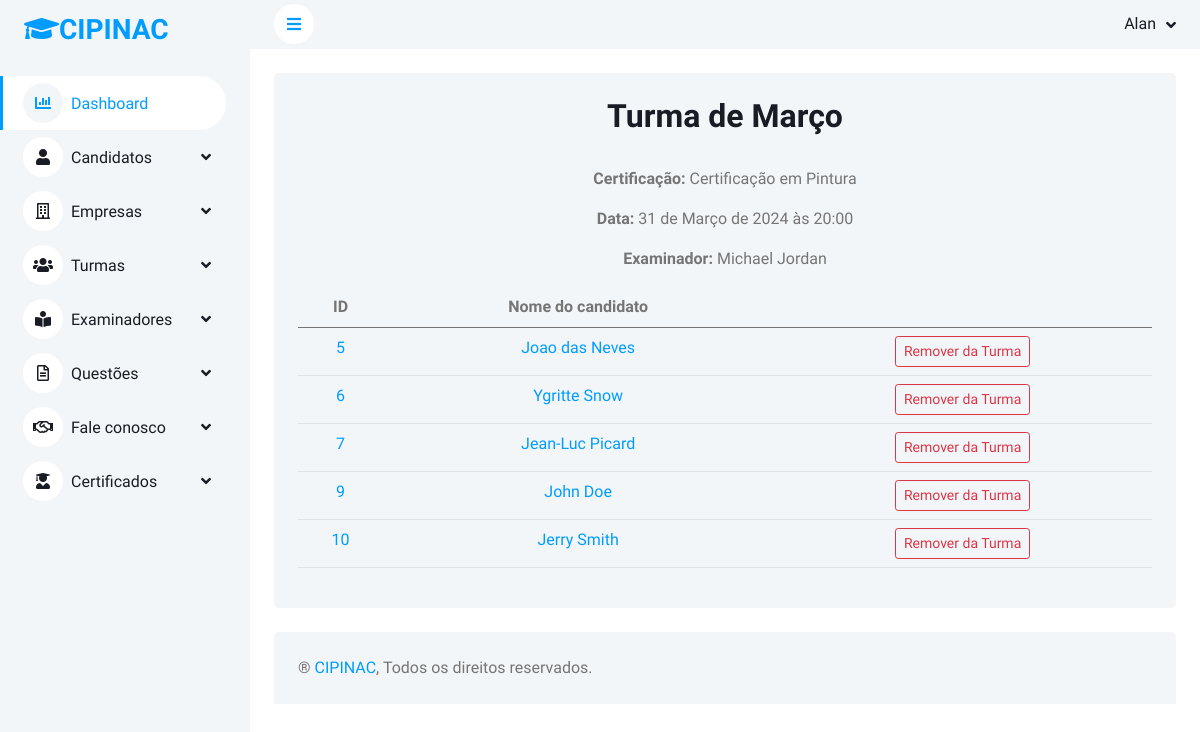
Page /turma/visualizar/4/ (signed in) on the committed database.
### alunos/models.py (models this page shows, shortened)
class Exame(models.Model):
    HORA =  (
        ('08:00', '08:00'),
        ('09:00', '09:00'),
        ('10:00', '10:00'),
        ('11:00', '11:00'),
        ('12:00', '12:00'),
        ('13:00', '13:00'),
        ('14:00', '14:00'),
        ('15:00', '15:00'),
        ('16:00', '16:00'),
        ('17:00', '17:00'),
        ('18:00', '18:00'),
        ('19:00', '19:00'),
        ('20:00', '20:00'),
    )
    nome_da_turma = models.CharField(max_length=50)
    titulo_do_certificado = models.CharField(max_length=100)
    empresa = models.ForeignKey(Empresa, null=True, blank=True, on_delete=models.SET_NULL)
    examinador = models.ForeignKey(Examinador, null=True, blank=True, on_delete=models.SET_NULL)
    data_da_prova = models.DateField(null=False, blank=False)
    hora = models.CharField(max_length=10, choices=HORA)

class Examinador(models.Model):
    nome = models.CharField(max_length=50)
    telefone = models.CharField(max_length=50, null=True, blank=True)
    email = models.EmailField(max_length=50, null=True, blank=True)
    observacoes = models.TextField(null=True, blank=True)
    def __str__(self):
        return self.nome

class Candidato(models.Model):
    NACIONALIDADE =  (
        ("BR", "Brasileira"),
        ("EST", "Estrangeira"),
    )
    SEXO =  (
        ("M", "Masculino"),
        ("F", "Feminino"),
    )
    ESTADOS =  (
        ('AC', 'Acre'),
        ('AL',	'Alagoas'),
        ('AP',	'Amapá'),
        ('AM',	'Amazonas'),
        ('BA',	'Bahia'),
        ('CE',	'Ceara'),
        ('DF',	'Distrito Federal'),
        ('ES',	'Espírito Santo'),
        ('GO',	'Goiás'),
        ('MA',	'Maranhão'),
        ('MT',	'Mato Grosso'),
        ('MS',	'Mato Grosso do Sul'),
        ('MG',	'Minas Gerais'),
        ('PA',	'Pará'),
        ('PB',	'Paraíba'),
        ('PR',	'Paraná'),
        ('PE',	'Pernambuco'),
        ('PI',	'Piauí'),
        ('RJ',	'Rio de Janeiro'),
        ('RN',	'Rio Grande do Norte'),
        ('RS',	'Rio Grande do Sul'),
        ('RO',	'Rondônia'),
        ('RR',	'Roraima'),
        ('SC',	'Santa Catarina'),
        ('SP',	'São Paulo'),
        ('SE',	'Sergipe'),
        ('TO',	'Tocantins'),
    )
    foto = models.ImageField(null=True, blank=True, upload_to='fotos/')
    nome = models.CharField(max_length=100)
    cpf = models.CharField(max_length=11, unique=True)
    sexo = models.CharField(max_length=10, choices=SEXO)
    data_nasc = models.DateField(null=True, blank=True)
    nacionalidade = models.CharField(max_length=50, choices=NACIONALIDADE)
    identidade = models.CharField(max_length=11, unique=True, null=True, blank=True)
    orgao_emissor = models.CharField(max_length=15, null=True, blank=True)
    data_emissao = models.DateField(null=True, blank=True)
    empresa = models.ForeignKey(Empresa, null=True, blank=True, on_delete=models.SET_NULL)
    turma = models.ForeignKey(Exame, null=True, blank=True, on_delete=models.SET_NULL)
    logradouro = models.CharField(max_length=100)
    numero_casa = models.CharField(max_length=10)
    complemento = models.CharField(max_length=30, null=True, blank=True)
    cidade = models.CharField(max_length=100)
    estado = models.CharField(max_length=50, choices=ESTADOS)
    telefone = models.CharField(max_length=11)
    telefone2 = models.CharField(max_length=11, null=True, blank=True)
    email = models.EmailField(max_length=50, null=True, blank=True, unique=True)
    atestado_acuidade_visual = models.FileField(upload_to ='arquivos/', null=True, blank=True)
    ctps_id = models.FileField(upload_to ='arquivos/', null=True, blank=True)
    ctps_contrato_de_trabalho = models.FileField(upload_to ='arquivos/', null=True, blank=True)
    comprovante_escolaridade = models.FileField(upload_to ='arquivos/', null=True, blank=True)
    comprovante_residencia = models.FileField(upload_to ='arquivos/', null=True, blank=True)
    copia_identidade = models.FileField(upload_to ='arquivos/', null=True, blank=True)
    copia_cpf = models.FileField(upload_to ='arquivos/', null=True, blank=True)
    termo_compromisso = models.FileField(upload_to ='arquivos/', null=True, blank=True)
    codigo_conduta = models.FileField(upload_to ='arquivos/', null=True, blank=True)
    declaracao_participacao = models.FileField(upload_to ='arquivos/', null=True, blank=True)
    instrucao_candidato = models.FileField(upload_to ='arquivos/', null=True, blank=True)
    registro_solicitacao_exame = models.FileField(upload_to ='arquivos/', null=True, blank=True)

### alunos/views.py (the view)
# urls.py: path('turma/visualizar/<int:pk>/', views.visualizar_turma, name='visualizar_turma'),
@login_required(login_url='index')
def visualizar_turma(request, pk):
    turma = Exame.objects.get(id=pk)
    candidatos = Candidato.objects.filter(turma=turma)
    context = {
        "turma": turma,
        "candidatos": candidatos,
    }
    return render(request, 'visualizar-turma.html', context)

### templates/visualizar-turma.html (shortened to what this page needs)
{% extends 'base.html' %}
{% load static %}
{% load widget_tweaks %}
{% block content %}
                    <div class="container-fluid pt-4 px-4 text-center">
                        <div class="bg-light rounded h-100 p-4">
                            <h2>{{turma.nome_da_turma}}</h2>
                            <p><b>Certificação:</b> {{turma.titulo_do_certificado}}</p>
                            <p><b>Data:</b> {{turma.data_da_prova}} às {{turma.hora}}</p>
                            <p><b>Examinador:</b> {{turma.examinador}}
                            <table class="table">
                    <thead>
                        <tr>
                            <th>ID</th>
                            <th>Nome do candidato</th>
                            <th></th>
                        </tr>
                    </thead>
                    <tbody>
                        {% for candidato in candidatos %}
                        <tr>
                            <td>
                                <a href="{% url 'visualizar_candidato' candidato.id %}">
                                    {{candidato.id}}
                                </a>
                            </td>
                             <td>
                                <a href="{% url 'visualizar_candidato' candidato.id %}">
                                    {{candidato.nome}}
                                </a>
                            </td>
                            <td>
                                <a href="{% url 'update_candidato' candidato.id %}">
                                    <input type="submit" class="btn btn-outline-danger btn-sm" value="Remover da Turma">
                                </a>
                            </td>
                        </tr>
                        {% endfor %}
                    </tbody>
                </table>
                        </div>
                    </div>
{% endblock %}

### templates/base.html (shortened to what this page needs)
{% load static %}
<!DOCTYPE html>
<html lang="pt-br">
<head>
    <link href="https://cdnjs.cloudflare.com/ajax/libs/font-awesome/5.10.0/css/all.min.css" rel="stylesheet">
    <link href="https://cdn.jsdelivr.net/npm/bootstrap-icons@1.4.1/font/bootstrap-icons.css" rel="stylesheet">
    <link href="{% static 'assets/css/bootstrap.min.css' %}" rel="stylesheet">
    <link href="{% static 'assets/css/style.css' %}" rel="stylesheet">
</head>
<body>
    <div class="container-xxl position-relative bg-white d-flex p-0">
        <div class="sidebar pe-4 pb-3">
            <nav class="navbar bg-light navbar-light">
                <a href="{% url 'index' %}" class="navbar-brand mx-4 mb-3">
                    <h3 class="text-primary"><i class="fa fa-graduation-cap"></i>CIPINAC</h3>
                </a>
                <div class="navbar-nav w-100">
                    <a href="{% url 'dashboard' %}" class="nav-item nav-link active"><i class="fa fa-chart-bar me-2"></i>Dashboard</a>
                    <div class="nav-item dropdown">
                        <a href="#" class="nav-link dropdown-toggle" data-bs-toggle="dropdown"><i class="fa fa-user me-2"></i>Candidatos</a>
                    </div>
                    <div class="nav-item dropdown">
                        <a href="#" class="nav-link dropdown-toggle" data-bs-toggle="dropdown"><i class="far fa-building me-2"></i>Empresas</a>
                    <div class="nav-item dropdown">
                        <a href="#" class="nav-link dropdown-toggle" data-bs-toggle="dropdown"><i class="far fas fa-users me-2"></i>Turmas</a>
                    </div>
                    <div class="nav-item dropdown">
                        <a href="#" class="nav-link dropdown-toggle" data-bs-toggle="dropdown"><i class="far fas fa-book-reader me-2"></i>Examinadores</a>
                    </div>
                    <div class="nav-item dropdown">
                        <a href="#" class="nav-link dropdown-toggle" data-bs-toggle="dropdown"><i class="far fa-file-alt me-2"></i>Questões</a>
                    </div>
                    <div class="nav-item dropdown">
                        <a href="#" class="nav-link dropdown-toggle" data-bs-toggle="dropdown"><i class="far far fa-handshake me-2"></i>Fale conosco</a>
                    </div>
                    <div class="nav-item dropdown">
                        <a href="#" class="nav-link dropdown-toggle" data-bs-toggle="dropdown"><i class="far far fas fa-user-graduate me-2"></i>Certificados</a>
                    </div>
                </div>
            </nav>
        </div>
        <div class="content">
            <nav class="navbar navbar-expand bg-light navbar-light sticky-top px-4 py-0">
                <a href="#" class="sidebar-toggler flex-shrink-0">
                    <i class="fa fa-bars"></i>
                </a>
                <div class="navbar-nav align-items-center ms-auto">
                    <div class="nav-item dropdown">
                        <a href="#" class="nav-link dropdown-toggle" data-bs-toggle="dropdown">
                            <span class="d-none d-lg-inline-flex">{{request.user.first_name}}</span>
                        </a>
                    </div>
                </div>
            </nav>
                    {% block content %}{% endblock %}
            <div class="container-fluid pt-4 px-4">
                <div class="bg-light rounded-top p-4">
                    <div class="row">
                        <div class="col-12 col-sm-6 text-center text-sm-start">
                            ® <a href="#">CIPINAC</a>, Todos os direitos reservados.
                        </div>
                    </div>
                </div>
            </div>
        </div>
    </div>
</body>
</html>

### static/assets/css/style.css (style rules this page uses)
:root { --primary: #009CFF; --light: #F3F6F9; --dark: #191C24; }
.btn { transition: .5s; }
.sidebar { position: fixed; top: 0; left: 0; bottom: 0; width: 250px; height: 100vh; overflow-y: auto; background: var(--light); transition: 0.5s; z-index: 999; }
.content { margin-left: 250px; min-height: 100vh; background: #FFFFFF; transition: 0.5s; }
@media (min-width: 992px) { .sidebar { margin-left: 0; } }
@media (min-width: 992px) { .content { width: calc(100% - 250px); } }
.sidebar .navbar .navbar-nav .nav-link { padding: 7px 20px; color: var(--dark); font-weight: 500; border-left: 3px solid var(--light); border-radius: 0 30px 30px 0; outline: none; }
.sidebar .navbar .navbar-nav .nav-link:hover, .sidebar .navbar .navbar-nav .nav-link.active { color: var(--primary); background: #FFFFFF; border-color: var(--primary); }
.sidebar .navbar .navbar-nav .nav-link i { width: 40px; height: 40px; display: inline-flex; align-items: center; justify-content: center; background: #FFFFFF; border-radius: 40px; }
.sidebar .navbar .navbar-nav .nav-link:hover i, .sidebar .navbar .navbar-nav .nav-link.active i { background: var(--light); }
.sidebar .navbar .dropdown-toggle::after { position: absolute; top: 15px; right: 15px; border: none; content: "\f107"; font-family: "Font Awesome 5 Free"; font-weight: 900; transition: .5s; }
.content .navbar .navbar-nav .nav-link { margin-left: 25px; padding: 12px 0; color: var(--dark); outline: none; }
.content .navbar .sidebar-toggler, .content .navbar .navbar-nav .nav-link i { width: 40px; height: 40px; display: inline-flex; align-items: center; justify-content: center; background: #FFFFFF; border-radius: 40px; }
.content .navbar .dropdown-toggle::after { margin-left: 6px; vertical-align: middle; border: none; content: "\f107"; font-family: "Font Awesome 5 Free"; font-weight: 900; transition: .5s; }

### rows in the picture
Exame: nome_da_turma "Turma de Março", titulo_do_certificado "Certificação em Pintura", data_da_prova "31 de Março de 2024", hora "20:00", examinador "Michael Jordan"
Candidato: id "5", nome "Joao das Neves"
Candidato: id "6", nome "Ygritte Snow"
Candidato: id "7", nome "Jean-Luc Picard"
Candidato: id "9", nome "John Doe"
Candidato: id "10", nome "Jerry Smith"

### other values in the picture
{{ request.user.first_name }} "Alan"
